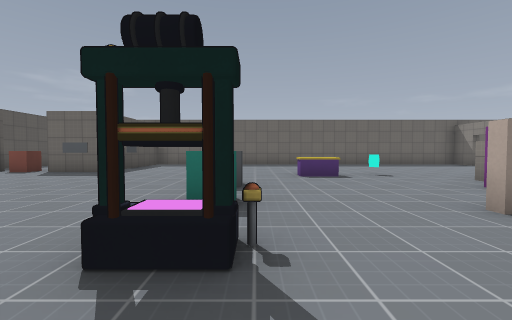
[1] (above)

18 first-person views from a walk through a 3-D level made in the Godot game engine. The camera is 1.2 m above the floor, tilts 2° down and sees 90° across. The floor is counted in squares, 2 m on a side. Each view is taken from the middle of a square. On the plan, view 1 faces up. The plan holds only what a view shows up to about 9 squares ahead; the rest is blank. Surface patterns are stand-ins for the level's own textures.

[2]
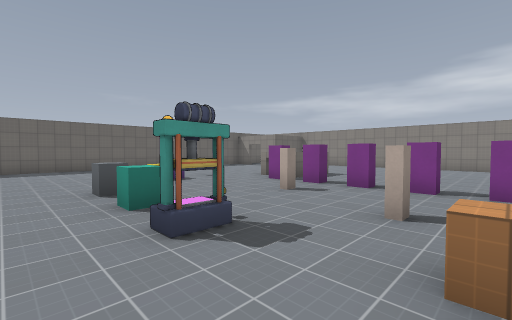

[3]
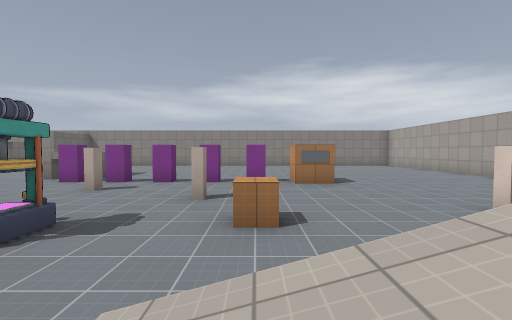

[4]
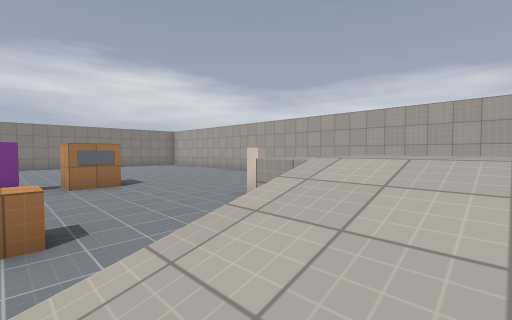

[5]
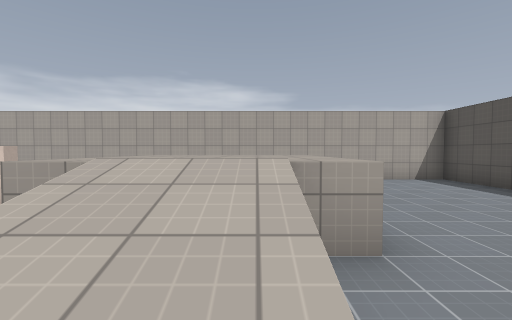

[6]
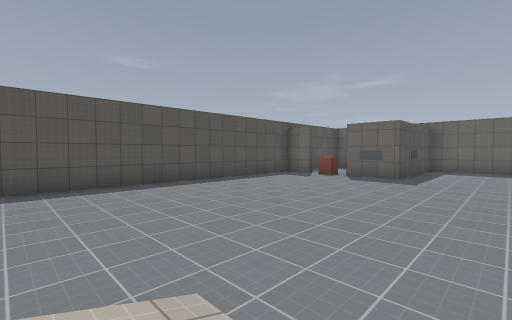

[7]
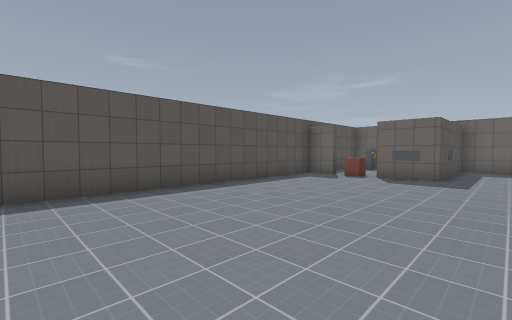

[8]
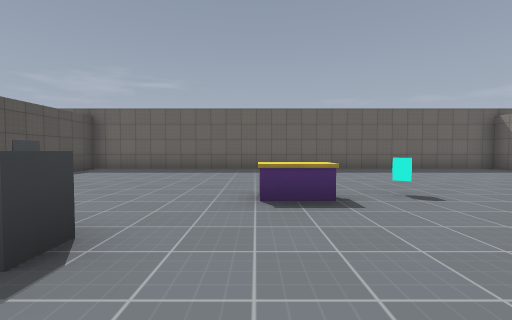

[9]
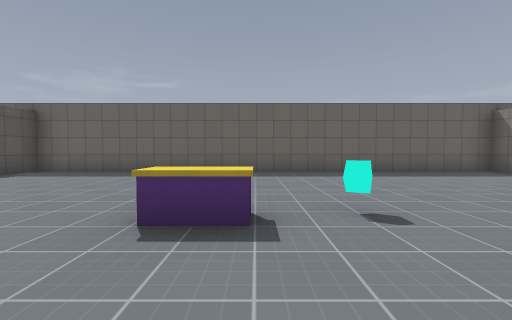

[10]
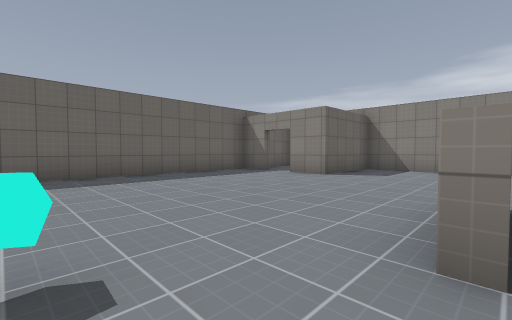

[11]
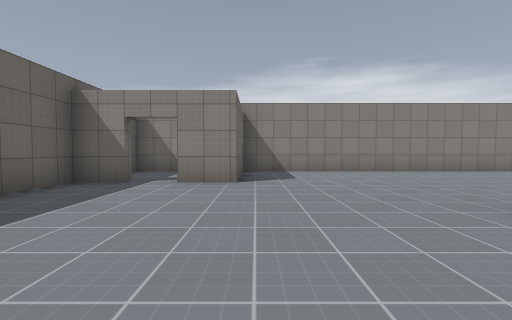

[12]
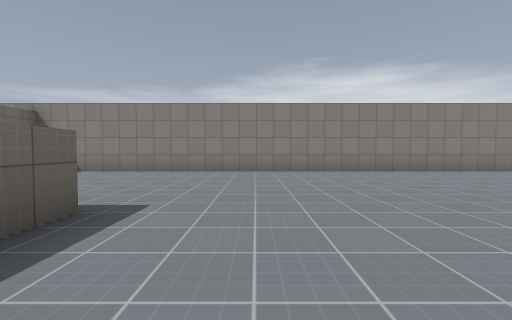

[13]
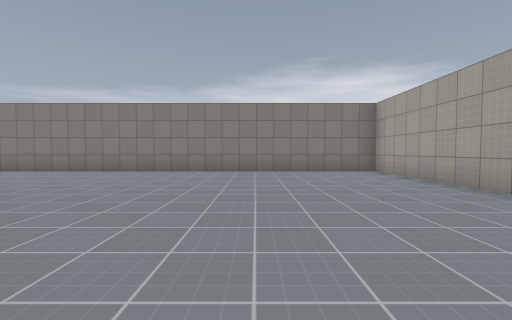

[14]
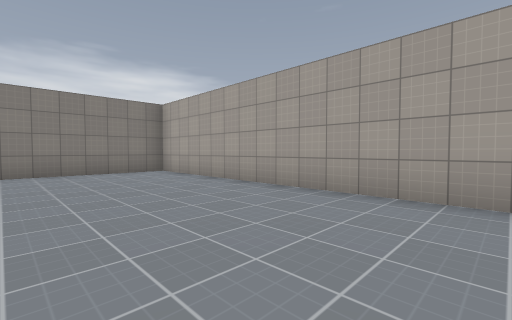

[15]
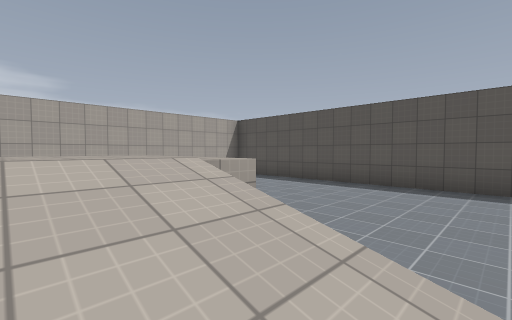

[16]
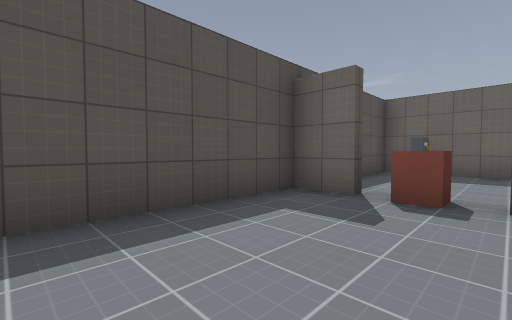

[17]
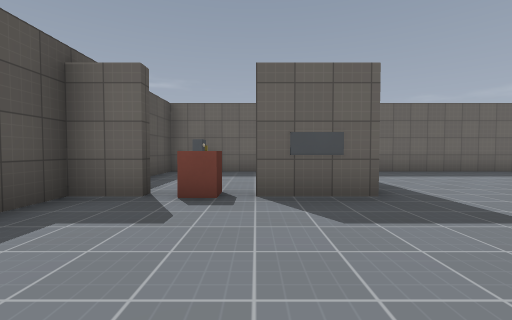

[18]
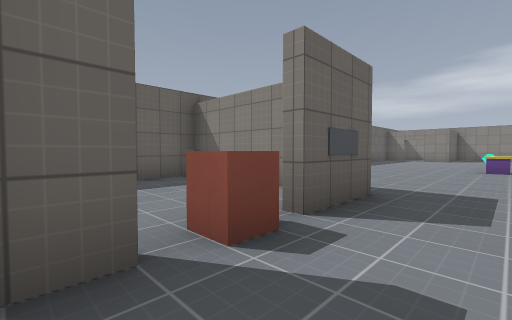

### Floor plan
Key: @ floor where view 1 was taken; # wall or solid block; . floor; / step, stairs or slope; ^ raised ledge; B box; L block; P pipe; I pillar; C crate; S switch; O other object.
Columns run from 9 left of view 1 to 12 right of it. Each row starts with its distance up from view 1.
 12 ######################
 11 #SS ##............#..#
 10 # ..##...............#
  9 # ..##............#  #
  8 ##O###............####
  7 ##O###...............#
  6 #.........BBL........#
  5 #.............# .....#
  4 #........O...L##.....#
  3 #........O...L.......#
  2 #........B..O........#
  1 #......PIIP..L.......#
  0 #........@.O.L.......#
 -1 #.....//.C...L.......#
 -2 #.....//.....C.......#
 -3 #....^^^^....C.......#
 -4 #....^^^^............#
 -5 #....^^^^.O..........#
 -6 #....^^^^  ..........#
 -7 #...        .........#
 -8 #...         ........#
 -9 ######################

Positions as (right, up) in squares from view 1, and headings:
1: (0, 0), facing up
2: (-2, -1), facing up-right
3: (-3, -1), facing right
4: (-3, -1), facing down-right
5: (-3, -1), facing down
6: (-2, -1), facing up-left
7: (-3, -1), facing up-left
8: (1, 3), facing up
9: (2, 4), facing up
10: (3, 5), facing up-right
11: (4, 8), facing right
12: (4, 2), facing right
13: (4, -5), facing right
14: (4, -5), facing down-right
15: (-2, -1), facing down-left
16: (-6, 4), facing up-left
17: (-6, 4), facing up
18: (-8, 6), facing up-right
